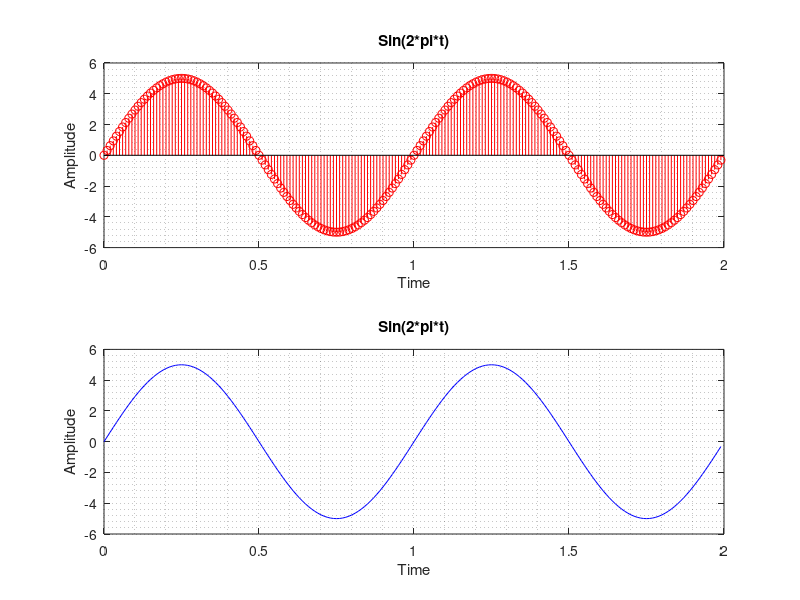
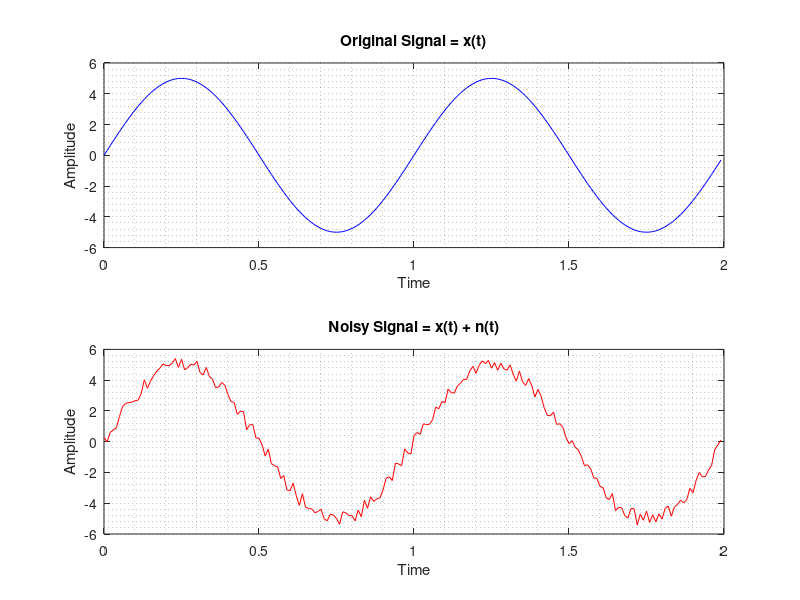
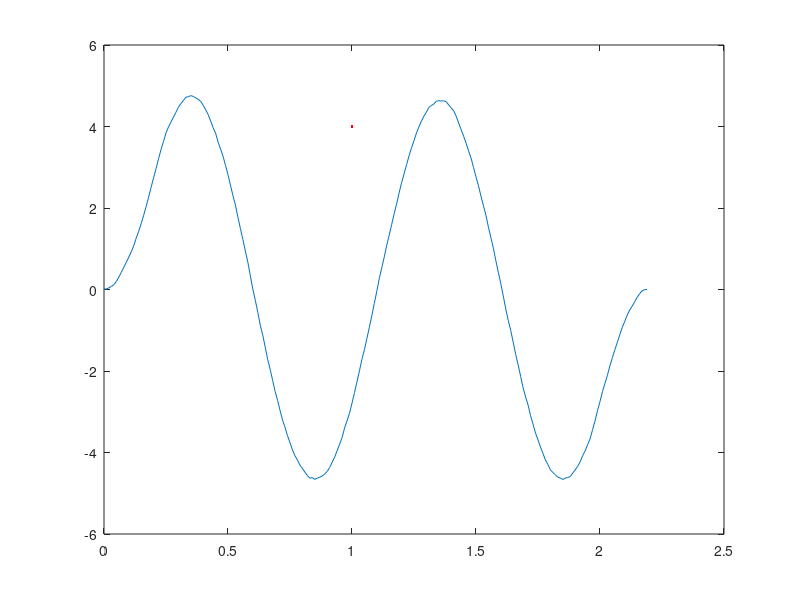

MATLAB code for these plots, in order: (Note: this script raises an error after producing the figures.)
% Aydin Roozbeh - 992307 - DSP Lab, Ex. 1
%% 1-1
close all; clear; clc;

t=0:0.01:1.99;
A=5;
x=A*sin(2*pi*t);

figure(1)
subplot(2,1,1);
stem(t,x, color='red');
xlabel("Time");
ylabel("Amplitude");
title("Sin(2*pi*t)");
grid minor;

subplot(2,1,2);
plot(t,x, color='blue');
xlabel("Time");
ylabel("Amplitude");
title("Sin(2*pi*t)");
grid minor;

%% 1-2) 
% Introducing noise
n=rand(1,200)-0.5;
xn = x + n;
figure(2);
subplot(2,1,1);
plot(t,x,color='blue');
title("Original Signal = x(t)");
xlabel("Time");
ylabel("Amplitude");
grid minor;

subplot(2,1,2);
plot(t,xn,color='red');
title("Noisy Signal = x(t) + n(t)");
xlabel("Time");
ylabel("Amplitude");
grid minor;

%% 1-3 and 1-4
% Moving average
ma = ones(1,21)/21;
num=ones(1,21)/21;
den=1;
res_fil=filter(num,den,xn);
res=conv(xn,ma);
t1 = 0:0.01:2.19;
figure(3);
plot(t1,res,LineWidth=4,color='red');
hold on;
plot(t,res_fil,Marker='*',color='green');
xlabel("Time");
ylabel("Amplitude");
title("Filtered Signal");
legend("conv()","filter()");
disp(max(res_fil)); disp(min(res_fil));
disp(max(res)); disp(min(res));
grid minor;

%% 1-5
% Function is defined in the 'singen' file. example below
temp=singen(4*pi, 200);
figure(4);
plot(t,temp,color='green');

%% 1-6
F=500; % Simulation Frequency
f=5;   % Sampling Frequency 
L=4;   % Signal Length
t2=0:1/F:L-1/F; % Time Domain for Original signal
t2_sample=1/f:1/f:L; % Time Domain for sampled sequence
x1 = singen(2*pi , L*F) + singen(8*pi , L*F) + singen(12*pi , L*F);
x1_sample = zeros(1,L*f);
for i=1:1:L*f
    x1_sample(i)=x1(i*(F/f));
end

x1_sample_fil = lowpass(x1_sample,0.6,5);

figure(5);
plot(t2,x1,color='red', LineWidth=2 , LineStyle='--');
hold on;
stem(t2_sample , x1_sample , color='green',LineWidth=2);
plot(t2_sample , x1_sample_fil , LineWidth=1.5);
legend("Original Signal" , "Sampled Sequence" , "Reconstructed Signal");
grid minor;



